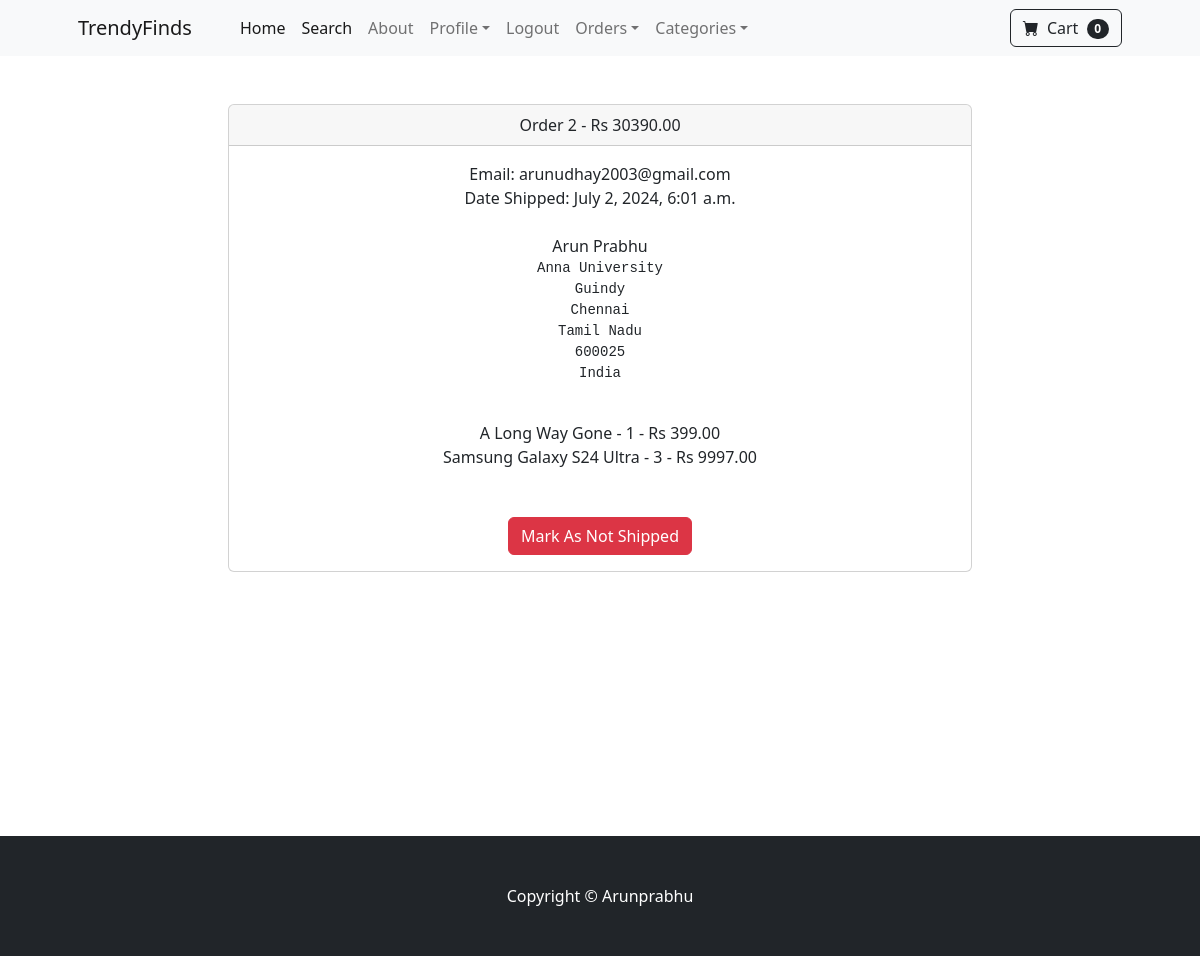
Page /payment/orders/2 (signed in) on the committed database.
### payment/models.py (models this page shows, shortened)
class Order(models.Model):
	user = models.ForeignKey(User, on_delete=models.CASCADE, null=True, blank=True)
	full_name = models.CharField(max_length=250)
	email = models.EmailField(max_length=250)
	shipping_address = models.TextField(max_length=15000)
	amount_paid = models.DecimalField(max_digits=7, decimal_places=2)
	date_ordered = models.DateTimeField(auto_now_add=True)
	shipped = models.BooleanField(default=False)
	date_shipped = models.DateTimeField(blank=True, null=True)

class OrderItem(models.Model):
	order = models.ForeignKey(Order, on_delete=models.CASCADE, null=True)
	product = models.ForeignKey(Product, on_delete=models.CASCADE, null=True)
	user = models.ForeignKey(User, on_delete=models.CASCADE, null=True, blank=True)
	quantity = models.PositiveBigIntegerField(default=1)
	price = models.DecimalField(max_digits=7, decimal_places=2)

### store/models.py (models this page shows)
class Product(models.Model):
    name=models.CharField(max_length=50)
    price=models.DecimalField(default=0,decimal_places=2,max_digits=6)
    category=models.ForeignKey(Category,on_delete=models.CASCADE,default=1)
    description=models.CharField(max_length=250,default='',blank='True',null='True')
    image=models.ImageField(upload_to='uploads/product/')
    is_sale = models.BooleanField(default=False)
    sale_price = models.DecimalField(default=0,decimal_places=2,max_digits=6)
    def __str__(self):
        return self.name

### payment/views.py (the view, shortened to what this page needs)
# urls.py: path('orders/<int:pk>', views.orders, name='orders'),
def orders(request, pk):
    if request.user.is_authenticated and request.user.is_superuser:
        order = Order.objects.get(id=pk)
        items = OrderItem.objects.filter(order=pk)
        return render(request, 'payment/orders.html', {"order":order, "items":items})
    else:
        messages.success(request, "Access Denied")
        return redirect('home')

### cart/cart.py (called while the page is built)
    def __len__(self):
        return len(self.cart)

### cart/context_processors.py (called while the page is built)
def cart(request):
    return{'cart': Cart(request)}

### payment/templates/payment/orders.html (shortened to what this page needs)
{% extends 'base.html' %}
{% block content %}
<div class="container">
    <div class="row">
        <center>
            <div class="col-8">
            <br/><br/>
            <div class="card">
                <div class="card-header">
                    Order {{ order.id}} - Rs {{order.amount_paid}}
                </div>
                <div class="card-body">
                    Email: {{ order.email}}<br/>
                    {% if order.date_shipped %}
                    Date Shipped: {{ order.date_shipped}}
                    {% else %}
                    Date Ordered: {{ order.date_ordered}}
                    {% endif %}
                    <br/><br/>
                    {{ order.full_name }}<br/>
                    <pre>{{ order.shipping_address }}
                    </pre>
                    {% for item in items %}
                    {{ item.product }} - {{ item.quantity }} - Rs {{ item.price }}<br/>
                    {% endfor %}
                    <br/><br/>
                    {% if not order.shipped %}
                    <form method="POST">
                    {% csrf_token %}
                    <input type="hidden" name="shipping_status" value="true">
                    <button type="Submit" class="btn btn-success">Mark As Shipped</button>
                    </form>
                    {% else %}
                    <form method="POST">
                    <button type="Submit" class="btn btn-danger">Mark As Not Shipped</button>
                    </form>
                    {% endif %}
                </div>
            </div>
            <br/>
            <br/><br/>
            <br/><br/>
            <br/><br/>
            <br/><br/>
            <br/><br/>
            </div>
        </center>
    </div>
</div>
{% endblock %}

### rows in the picture
Order: id "2", amount_paid "30390.00", email "arunudhay2003@gmail.com", date_shipped "July 2, 2024, 6:01 a.m.", full_name "Arun Prabhu", shipping_address "Anna University Guindy Chennai Tamil Nadu 600025 India"
OrderItem: product "A Long Way Gone", quantity "1", price "399.00"
OrderItem: product "Samsung Galaxy S24 Ultra", quantity "3", price "9997.00"

### other values in the picture
{{ cart|length }} "0"
